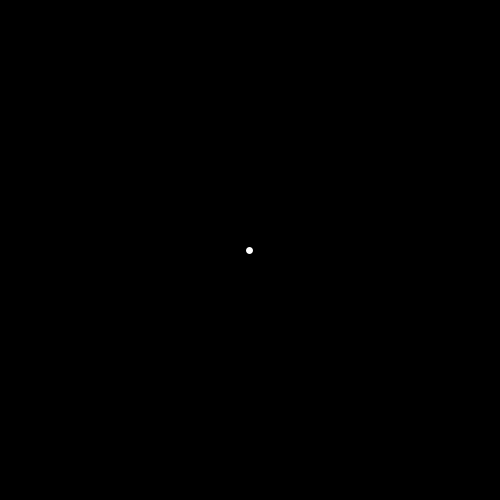
Frame 1 (no input)
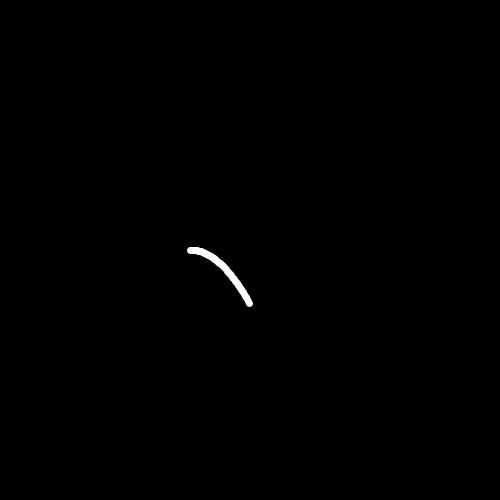
Frame 60 (the mouse pressed at the canvas centre just before this capture)
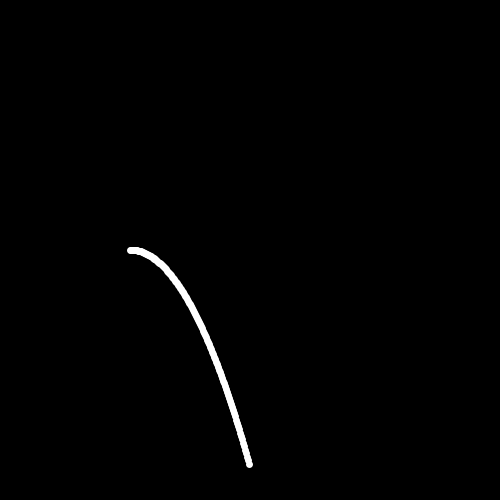
Frame 120 (the mouse held since frame 60 and released just before this capture)

The Processing sketch that drew these frames (run headless with seeded random() and noise(); from frame 60 on, the mouse is pressed at the canvas centre):

// Processing sketch: spiral_graph
// ── spiral_graph.pde
float a = 0;
float r = 0;
PVector old = new PVector(0, 0);
PVector current = new PVector(0, 0);
int x = 0;

void setup() {
 frameRate(5);
 size(500,500); 
 background(0);
 stroke(255);
 strokeWeight(7);
 
 ellipseMode(RADIUS); 
 // Ask aurele or the internet, what is the best way to move array of pixels, 1 pixel to the left :) 
 // THIS SHIT FIIIIIXXEEED
}

void draw() {
  translate(width/2, height/2);
  current.set(r*cos(a),r*sin(a));

  float distance = dist(0, 0, 1000*current.x, 1000*current.y);
  point(0, distance);

  a = a + 0.01;
  r = r + 0.00003*frameCount;
    
  loadPixels();
  for(int k=0; k <= pixels.length; k++){
    if( k % width != 0){
      pixels[k-1] = pixels[k];
    }
  }
  updatePixels();
  println("Shifting");
}
